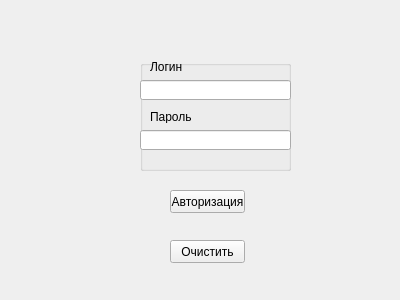
<?xml version="1.0" encoding="UTF-8"?>
<ui version="4.0">
 <class>Form</class>
 <widget class="QWidget" name="Form">
  <property name="geometry">
   <rect>
    <x>0</x>
    <y>0</y>
    <width>400</width>
    <height>300</height>
   </rect>
  </property>
  <property name="windowTitle">
   <string>Form</string>
  </property>
  <widget class="QGroupBox" name="groupBox">
   <property name="geometry">
    <rect>
     <x>140</x>
     <y>60</y>
     <width>151</width>
     <height>111</height>
    </rect>
   </property>
   <property name="title">
    <string/>
   </property>
   <widget class="QLineEdit" name="lineEdit">
    <property name="geometry">
     <rect>
      <x>0</x>
      <y>20</y>
      <width>151</width>
      <height>20</height>
     </rect>
    </property>
   </widget>
   <widget class="QLineEdit" name="lineEdit_2">
    <property name="geometry">
     <rect>
      <x>0</x>
      <y>70</y>
      <width>151</width>
      <height>20</height>
     </rect>
    </property>
   </widget>
   <widget class="QLabel" name="label">
    <property name="geometry">
     <rect>
      <x>10</x>
      <y>0</y>
      <width>47</width>
      <height>13</height>
     </rect>
    </property>
    <property name="text">
     <string>Логин</string>
    </property>
   </widget>
   <widget class="QLabel" name="label_2">
    <property name="geometry">
     <rect>
      <x>10</x>
      <y>50</y>
      <width>47</width>
      <height>13</height>
     </rect>
    </property>
    <property name="text">
     <string>Пароль</string>
    </property>
   </widget>
  </widget>
  <widget class="QPushButton" name="pushButton">
   <property name="geometry">
    <rect>
     <x>170</x>
     <y>190</y>
     <width>75</width>
     <height>23</height>
    </rect>
   </property>
   <property name="text">
    <string>Авторизация</string>
   </property>
  </widget>
  <widget class="QPushButton" name="pushButton_2">
   <property name="geometry">
    <rect>
     <x>170</x>
     <y>240</y>
     <width>75</width>
     <height>23</height>
    </rect>
   </property>
   <property name="text">
    <string>Очистить</string>
   </property>
  </widget>
 </widget>
 <resources/>
 <connections/>
</ui>
